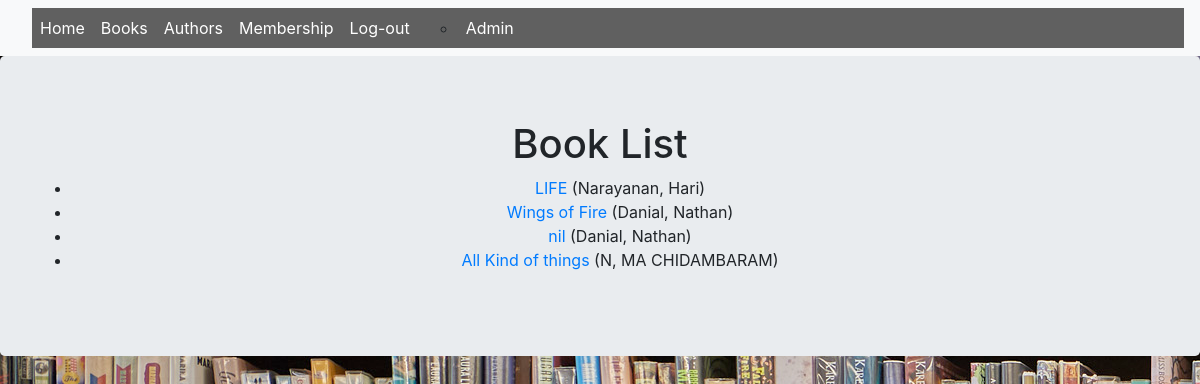
/catalog/books/, run on the app's committed database.
### catalog/models.py (models this page shows, shortened)
class Book(models.Model):
    title = models.CharField(max_length=200)
    author = models.ForeignKey('Author', on_delete=models.SET_NULL, null=True)
    summary = models.TextField(max_length=1000, help_text="Enter a brief description of the book")
    isbn = models.CharField('ISBN',max_length=13, help_text='13 Character <a href="https://www.isbn-international.org/content/what-isbn">ISBN number</a>')
    genre = models.ManyToManyField(Genre, help_text="Select a genre for this book")
    def get_absolute_url(self):
        return reverse('book-detail', args=[str(self.id)])

class Author(models.Model):
    first_name = models.CharField(max_length=100)
    last_name = models.CharField(max_length=100)
    date_of_birth = models.DateField(null=True, blank=True)
    class Meta:
        ordering = ["last_name","first_name"]
    def __str__(self):
        return '{0}, {1}'.format(self.last_name,self.first_name)

### catalog/views.py (the view)
# urls.py: path('books/', views.BookListView.as_view(), name='books'),
class BookListView(generic.ListView):
    model = Book
    paginate_by = 10

### catalog/templates/catalog/book_list.html (shortened to what this page needs)
{% extends "base_generic.html" %}
{% block content %}
<div class="jumbotron">
    <h1>Book List</h1>
    {% if book_list %}
    <ul>
      {% for book in book_list %}
      <li>
        <a href="{{ book.get_absolute_url }}">{{ book.title }}</a> ({{book.author}})
      </li>
      {% endfor %}
    </ul>
    {% else %}
      <p>There are no books in the library.</p>
    {% endif %}
{% endblock %}

### catalog/templates/base_generic.html (shortened to what this page needs)
<!DOCTYPE html>
<html lang="en">
<head>
 <link rel="stylesheet" href="https://stackpath.bootstrapcdn.com/bootstrap/4.3.1/css/bootstrap.min.css">
<link href='https://api.mapbox.com/mapbox-gl-js/v1.2.0/mapbox-gl.css' rel='stylesheet' />
  {% load static %}
  <link rel="stylesheet" href="{% static 'css/styles.css' %}">
</head>
<nav class="navbar navbar-expand-lg navbar-light bg-light">
  <div class="collapse navbar-collapse" id="navbarNav" >
    <ul class="navbar-nav">
      <li class="nav-item active">
        <a class="nav-link" href="{% url 'index' %}">Home <span class="sr-only">(current)</span></a>
      <li class="nav-item">
        <a class="nav-link" href="{% url 'books' %}">Books</a>
      </li>
      <li class="nav-item">
        <a class="nav-link" href="{% url 'authors' %}">Authors</a>
      </li>
      <li class="nav-item">
        <a class="nav-link" href="{% url 'author_create' %}" >Membership</a>
      </li>
        </li>
      <li class="nav-item">
        <a class="nav-link" href="{% url 'logout'%}">Log-out</a>
      </li>
      <ul class="navbar-tem">
         <li class="nav-item">
        <a class="nav-link" href="{% url 'admin:index' %}" >Admin</a>
      </li>
    </ul>
      <ul class="navbar-tem">
  </ul>
      </div>
</nav>
      {% block content %}{% endblock %}
</div>
</body>
</html>

### catalog/static/css/styles.css (style rules this page uses)
.navbar-collapse { background-color: rgb(96,96,96) !important; }
.nav-link { color: white !important; }

### data on the page
Book: title "LIFE", author "Narayanan, Hari"
Book: title "Wings of Fire", author "Danial, Nathan"
Book: title "nil", author "Danial, Nathan"
Book: title "All Kind of things", author "N, MA CHIDAMBARAM"
